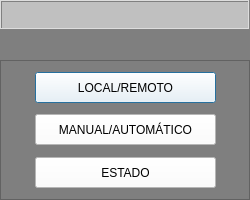
<?xml version="1.0" encoding="UTF-8"?>
<ui version="4.0">
 <class>HMDialog</class>
 <widget class="QDialog" name="HMDialog">
  <property name="geometry">
   <rect>
    <x>0</x>
    <y>0</y>
    <width>250</width>
    <height>200</height>
   </rect>
  </property>
  <property name="minimumSize">
   <size>
    <width>250</width>
    <height>150</height>
   </size>
  </property>
  <property name="windowTitle">
   <string>Dialog</string>
  </property>
  <property name="styleSheet">
   <string notr="true">background-color: rgb(127, 127, 127);</string>
  </property>
  <widget class="QFrame" name="frame_Title">
   <property name="geometry">
    <rect>
     <x>0</x>
     <y>0</y>
     <width>250</width>
     <height>30</height>
    </rect>
   </property>
   <property name="minimumSize">
    <size>
     <width>250</width>
     <height>30</height>
    </size>
   </property>
   <property name="styleSheet">
    <string notr="true">background-color: rgb(192, 192, 192);</string>
   </property>
   <property name="frameShape">
    <enum>QFrame::Box</enum>
   </property>
   <property name="frameShadow">
    <enum>QFrame::Raised</enum>
   </property>
   <layout class="QGridLayout" name="gridLayout">
    <property name="margin">
     <number>0</number>
    </property>
    <property name="spacing">
     <number>0</number>
    </property>
    <item row="0" column="0">
     <widget class="QLabel" name="lbTitle">
      <property name="font">
       <font>
        <pointsize>12</pointsize>
        <weight>75</weight>
        <bold>true</bold>
       </font>
      </property>
      <property name="styleSheet">
       <string notr="true">color: rgb(50, 50, 50);</string>
      </property>
      <property name="text">
       <string/>
      </property>
      <property name="alignment">
       <set>Qt::AlignCenter</set>
      </property>
      <property name="wordWrap">
       <bool>false</bool>
      </property>
     </widget>
    </item>
   </layout>
  </widget>
  <widget class="QLabel" name="lbSub">
   <property name="geometry">
    <rect>
     <x>0</x>
     <y>30</y>
     <width>250</width>
     <height>25</height>
    </rect>
   </property>
   <property name="minimumSize">
    <size>
     <width>250</width>
     <height>25</height>
    </size>
   </property>
   <property name="maximumSize">
    <size>
     <width>250</width>
     <height>25</height>
    </size>
   </property>
   <property name="font">
    <font>
     <pointsize>10</pointsize>
     <weight>75</weight>
     <bold>true</bold>
     <underline>true</underline>
    </font>
   </property>
   <property name="text">
    <string/>
   </property>
   <property name="alignment">
    <set>Qt::AlignCenter</set>
   </property>
  </widget>
  <widget class="QFrame" name="Frame_Content">
   <property name="geometry">
    <rect>
     <x>0</x>
     <y>60</y>
     <width>250</width>
     <height>140</height>
    </rect>
   </property>
   <property name="minimumSize">
    <size>
     <width>250</width>
     <height>140</height>
    </size>
   </property>
   <property name="frameShape">
    <enum>QFrame::StyledPanel</enum>
   </property>
   <property name="frameShadow">
    <enum>QFrame::Raised</enum>
   </property>
   <layout class="QGridLayout" name="gridLayout_2">
    <property name="margin">
     <number>0</number>
    </property>
    <property name="spacing">
     <number>0</number>
    </property>
    <item row="0" column="0">
     <layout class="QHBoxLayout" name="horizontalLayout">
      <property name="spacing">
       <number>0</number>
      </property>
      <item>
       <spacer name="horizontalSpacer">
        <property name="orientation">
         <enum>Qt::Horizontal</enum>
        </property>
        <property name="sizeHint" stdset="0">
         <size>
          <width>13</width>
          <height>20</height>
         </size>
        </property>
       </spacer>
      </item>
      <item>
       <layout class="QVBoxLayout" name="verticalLayout">
        <property name="spacing">
         <number>0</number>
        </property>
        <item>
         <spacer name="verticalSpacer_3">
          <property name="orientation">
           <enum>Qt::Vertical</enum>
          </property>
          <property name="sizeHint" stdset="0">
           <size>
            <width>20</width>
            <height>13</height>
           </size>
          </property>
         </spacer>
        </item>
        <item>
         <widget class="QPushButton" name="btnLR">
          <property name="minimumSize">
           <size>
            <width>181</width>
            <height>31</height>
           </size>
          </property>
          <property name="maximumSize">
           <size>
            <width>181</width>
            <height>31</height>
           </size>
          </property>
          <property name="styleSheet">
           <string notr="true">background-color: rgb(255, 255, 255);</string>
          </property>
          <property name="text">
           <string>LOCAL/REMOTO</string>
          </property>
         </widget>
        </item>
        <item>
         <spacer name="verticalSpacer">
          <property name="orientation">
           <enum>Qt::Vertical</enum>
          </property>
          <property name="sizeHint" stdset="0">
           <size>
            <width>20</width>
            <height>13</height>
           </size>
          </property>
         </spacer>
        </item>
        <item>
         <widget class="QPushButton" name="btnMA">
          <property name="minimumSize">
           <size>
            <width>181</width>
            <height>31</height>
           </size>
          </property>
          <property name="maximumSize">
           <size>
            <width>181</width>
            <height>31</height>
           </size>
          </property>
          <property name="styleSheet">
           <string notr="true">background-color: rgb(255, 255, 255);</string>
          </property>
          <property name="text">
           <string>MANUAL/AUTOMÁTICO</string>
          </property>
         </widget>
        </item>
        <item>
         <spacer name="verticalSpacer_2">
          <property name="orientation">
           <enum>Qt::Vertical</enum>
          </property>
          <property name="sizeHint" stdset="0">
           <size>
            <width>20</width>
            <height>13</height>
           </size>
          </property>
         </spacer>
        </item>
        <item>
         <widget class="QPushButton" name="btnEA">
          <property name="minimumSize">
           <size>
            <width>181</width>
            <height>31</height>
           </size>
          </property>
          <property name="maximumSize">
           <size>
            <width>181</width>
            <height>31</height>
           </size>
          </property>
          <property name="styleSheet">
           <string notr="true">background-color: rgb(255, 255, 255);</string>
          </property>
          <property name="text">
           <string>ESTADO</string>
          </property>
         </widget>
        </item>
        <item>
         <spacer name="verticalSpacer_4">
          <property name="orientation">
           <enum>Qt::Vertical</enum>
          </property>
          <property name="sizeHint" stdset="0">
           <size>
            <width>20</width>
            <height>13</height>
           </size>
          </property>
         </spacer>
        </item>
       </layout>
      </item>
      <item>
       <spacer name="horizontalSpacer_2">
        <property name="orientation">
         <enum>Qt::Horizontal</enum>
        </property>
        <property name="sizeHint" stdset="0">
         <size>
          <width>13</width>
          <height>20</height>
         </size>
        </property>
       </spacer>
      </item>
     </layout>
    </item>
   </layout>
  </widget>
  <widget class="QFrame" name="Frame_LR">
   <property name="geometry">
    <rect>
     <x>0</x>
     <y>60</y>
     <width>250</width>
     <height>140</height>
    </rect>
   </property>
   <property name="minimumSize">
    <size>
     <width>250</width>
     <height>140</height>
    </size>
   </property>
   <property name="maximumSize">
    <size>
     <width>250</width>
     <height>140</height>
    </size>
   </property>
   <property name="frameShape">
    <enum>QFrame::StyledPanel</enum>
   </property>
   <property name="frameShadow">
    <enum>QFrame::Raised</enum>
   </property>
   <layout class="QGridLayout" name="gridLayout_3">
    <item row="0" column="0">
     <layout class="QHBoxLayout" name="horizontalLayout_2">
      <item>
       <spacer name="horizontalSpacer_3">
        <property name="orientation">
         <enum>Qt::Horizontal</enum>
        </property>
        <property name="sizeHint" stdset="0">
         <size>
          <width>13</width>
          <height>20</height>
         </size>
        </property>
       </spacer>
      </item>
      <item>
       <layout class="QVBoxLayout" name="verticalLayout_2">
        <item>
         <spacer name="verticalSpacer_5">
          <property name="orientation">
           <enum>Qt::Vertical</enum>
          </property>
          <property name="sizeHint" stdset="0">
           <size>
            <width>20</width>
            <height>13</height>
           </size>
          </property>
         </spacer>
        </item>
        <item>
         <widget class="QRadioButton" name="rdb_LR_Local">
          <property name="minimumSize">
           <size>
            <width>120</width>
            <height>20</height>
           </size>
          </property>
          <property name="maximumSize">
           <size>
            <width>120</width>
            <height>20</height>
           </size>
          </property>
          <property name="font">
           <font>
            <pointsize>10</pointsize>
            <weight>75</weight>
            <bold>true</bold>
           </font>
          </property>
          <property name="layoutDirection">
           <enum>Qt::RightToLeft</enum>
          </property>
          <property name="styleSheet">
           <string notr="true">color: rgb(255, 255, 255);</string>
          </property>
          <property name="text">
           <string>LOCAL</string>
          </property>
         </widget>
        </item>
        <item>
         <spacer name="verticalSpacer_6">
          <property name="orientation">
           <enum>Qt::Vertical</enum>
          </property>
          <property name="sizeHint" stdset="0">
           <size>
            <width>20</width>
            <height>13</height>
           </size>
          </property>
         </spacer>
        </item>
        <item>
         <widget class="QRadioButton" name="rdb_LR_Remoto">
          <property name="minimumSize">
           <size>
            <width>120</width>
            <height>20</height>
           </size>
          </property>
          <property name="maximumSize">
           <size>
            <width>120</width>
            <height>20</height>
           </size>
          </property>
          <property name="font">
           <font>
            <pointsize>10</pointsize>
            <weight>75</weight>
            <bold>true</bold>
           </font>
          </property>
          <property name="layoutDirection">
           <enum>Qt::RightToLeft</enum>
          </property>
          <property name="styleSheet">
           <string notr="true">color: rgb(255, 255, 255);</string>
          </property>
          <property name="text">
           <string>REMOTO</string>
          </property>
         </widget>
        </item>
        <item>
         <spacer name="verticalSpacer_7">
          <property name="orientation">
           <enum>Qt::Vertical</enum>
          </property>
          <property name="sizeHint" stdset="0">
           <size>
            <width>20</width>
            <height>13</height>
           </size>
          </property>
         </spacer>
        </item>
       </layout>
      </item>
      <item>
       <spacer name="horizontalSpacer_4">
        <property name="orientation">
         <enum>Qt::Horizontal</enum>
        </property>
        <property name="sizeHint" stdset="0">
         <size>
          <width>13</width>
          <height>20</height>
         </size>
        </property>
       </spacer>
      </item>
     </layout>
    </item>
   </layout>
  </widget>
  <widget class="QFrame" name="Frame_MA">
   <property name="geometry">
    <rect>
     <x>0</x>
     <y>60</y>
     <width>250</width>
     <height>140</height>
    </rect>
   </property>
   <property name="minimumSize">
    <size>
     <width>250</width>
     <height>140</height>
    </size>
   </property>
   <property name="maximumSize">
    <size>
     <width>250</width>
     <height>140</height>
    </size>
   </property>
   <property name="frameShape">
    <enum>QFrame::StyledPanel</enum>
   </property>
   <property name="frameShadow">
    <enum>QFrame::Raised</enum>
   </property>
   <layout class="QGridLayout" name="gridLayout_4">
    <item row="0" column="0">
     <layout class="QHBoxLayout" name="horizontalLayout_3">
      <item>
       <spacer name="horizontalSpacer_5">
        <property name="orientation">
         <enum>Qt::Horizontal</enum>
        </property>
        <property name="sizeHint" stdset="0">
         <size>
          <width>13</width>
          <height>20</height>
         </size>
        </property>
       </spacer>
      </item>
      <item>
       <layout class="QVBoxLayout" name="verticalLayout_3">
        <item>
         <spacer name="verticalSpacer_8">
          <property name="orientation">
           <enum>Qt::Vertical</enum>
          </property>
          <property name="sizeHint" stdset="0">
           <size>
            <width>20</width>
            <height>13</height>
           </size>
          </property>
         </spacer>
        </item>
        <item>
         <widget class="QRadioButton" name="rdb_MA_Manual">
          <property name="minimumSize">
           <size>
            <width>120</width>
            <height>20</height>
           </size>
          </property>
          <property name="maximumSize">
           <size>
            <width>120</width>
            <height>20</height>
           </size>
          </property>
          <property name="font">
           <font>
            <pointsize>10</pointsize>
            <weight>75</weight>
            <bold>true</bold>
           </font>
          </property>
          <property name="layoutDirection">
           <enum>Qt::RightToLeft</enum>
          </property>
          <property name="styleSheet">
           <string notr="true">color: rgb(255, 255, 255);</string>
          </property>
          <property name="text">
           <string>MANUAL</string>
          </property>
         </widget>
        </item>
        <item>
         <spacer name="verticalSpacer_9">
          <property name="orientation">
           <enum>Qt::Vertical</enum>
          </property>
          <property name="sizeHint" stdset="0">
           <size>
            <width>20</width>
            <height>13</height>
           </size>
          </property>
         </spacer>
        </item>
        <item>
         <widget class="QRadioButton" name="rdb_MA_Auto">
          <property name="minimumSize">
           <size>
            <width>120</width>
            <height>20</height>
           </size>
          </property>
          <property name="maximumSize">
           <size>
            <width>120</width>
            <height>20</height>
           </size>
          </property>
          <property name="font">
           <font>
            <pointsize>10</pointsize>
            <weight>75</weight>
            <bold>true</bold>
           </font>
          </property>
          <property name="layoutDirection">
           <enum>Qt::RightToLeft</enum>
          </property>
          <property name="styleSheet">
           <string notr="true">color: rgb(255, 255, 255);</string>
          </property>
          <property name="text">
           <string>AUTOMÁTICO</string>
          </property>
         </widget>
        </item>
        <item>
         <spacer name="verticalSpacer_10">
          <property name="orientation">
           <enum>Qt::Vertical</enum>
          </property>
          <property name="sizeHint" stdset="0">
           <size>
            <width>20</width>
            <height>13</height>
           </size>
          </property>
         </spacer>
        </item>
       </layout>
      </item>
      <item>
       <spacer name="horizontalSpacer_6">
        <property name="orientation">
         <enum>Qt::Horizontal</enum>
        </property>
        <property name="sizeHint" stdset="0">
         <size>
          <width>13</width>
          <height>20</height>
         </size>
        </property>
       </spacer>
      </item>
     </layout>
    </item>
   </layout>
  </widget>
  <widget class="QFrame" name="Frame_EDO_1">
   <property name="geometry">
    <rect>
     <x>0</x>
     <y>60</y>
     <width>250</width>
     <height>140</height>
    </rect>
   </property>
   <property name="minimumSize">
    <size>
     <width>250</width>
     <height>140</height>
    </size>
   </property>
   <property name="maximumSize">
    <size>
     <width>250</width>
     <height>140</height>
    </size>
   </property>
   <property name="frameShape">
    <enum>QFrame::StyledPanel</enum>
   </property>
   <property name="frameShadow">
    <enum>QFrame::Raised</enum>
   </property>
   <layout class="QGridLayout" name="gridLayout_5">
    <item row="0" column="0">
     <layout class="QHBoxLayout" name="horizontalLayout_4">
      <item>
       <spacer name="horizontalSpacer_7">
        <property name="orientation">
         <enum>Qt::Horizontal</enum>
        </property>
        <property name="sizeHint" stdset="0">
         <size>
          <width>13</width>
          <height>20</height>
         </size>
        </property>
       </spacer>
      </item>
      <item>
       <layout class="QVBoxLayout" name="verticalLayout_4">
        <item>
         <spacer name="verticalSpacer_11">
          <property name="orientation">
           <enum>Qt::Vertical</enum>
          </property>
          <property name="sizeHint" stdset="0">
           <size>
            <width>20</width>
            <height>13</height>
           </size>
          </property>
         </spacer>
        </item>
        <item>
         <widget class="QRadioButton" name="rdb_EDO1_Open">
          <property name="minimumSize">
           <size>
            <width>120</width>
            <height>20</height>
           </size>
          </property>
          <property name="maximumSize">
           <size>
            <width>120</width>
            <height>20</height>
           </size>
          </property>
          <property name="font">
           <font>
            <pointsize>10</pointsize>
            <weight>75</weight>
            <bold>true</bold>
           </font>
          </property>
          <property name="layoutDirection">
           <enum>Qt::RightToLeft</enum>
          </property>
          <property name="styleSheet">
           <string notr="true">color: rgb(255, 255, 255);</string>
          </property>
          <property name="text">
           <string>ABIERTO</string>
          </property>
         </widget>
        </item>
        <item>
         <spacer name="verticalSpacer_12">
          <property name="orientation">
           <enum>Qt::Vertical</enum>
          </property>
          <property name="sizeHint" stdset="0">
           <size>
            <width>20</width>
            <height>13</height>
           </size>
          </property>
         </spacer>
        </item>
        <item>
         <widget class="QRadioButton" name="rdb_EDO1_Close">
          <property name="minimumSize">
           <size>
            <width>120</width>
            <height>20</height>
           </size>
          </property>
          <property name="maximumSize">
           <size>
            <width>120</width>
            <height>20</height>
           </size>
          </property>
          <property name="font">
           <font>
            <pointsize>10</pointsize>
            <weight>75</weight>
            <bold>true</bold>
           </font>
          </property>
          <property name="layoutDirection">
           <enum>Qt::RightToLeft</enum>
          </property>
          <property name="styleSheet">
           <string notr="true">color: rgb(255, 255, 255);</string>
          </property>
          <property name="text">
           <string>CERRADO</string>
          </property>
         </widget>
        </item>
        <item>
         <spacer name="verticalSpacer_13">
          <property name="orientation">
           <enum>Qt::Vertical</enum>
          </property>
          <property name="sizeHint" stdset="0">
           <size>
            <width>20</width>
            <height>13</height>
           </size>
          </property>
         </spacer>
        </item>
       </layout>
      </item>
      <item>
       <spacer name="horizontalSpacer_8">
        <property name="orientation">
         <enum>Qt::Horizontal</enum>
        </property>
        <property name="sizeHint" stdset="0">
         <size>
          <width>13</width>
          <height>20</height>
         </size>
        </property>
       </spacer>
      </item>
     </layout>
    </item>
   </layout>
  </widget>
  <widget class="QFrame" name="Frame_EDO_2">
   <property name="geometry">
    <rect>
     <x>0</x>
     <y>60</y>
     <width>250</width>
     <height>140</height>
    </rect>
   </property>
   <property name="minimumSize">
    <size>
     <width>250</width>
     <height>140</height>
    </size>
   </property>
   <property name="maximumSize">
    <size>
     <width>250</width>
     <height>140</height>
    </size>
   </property>
   <property name="frameShape">
    <enum>QFrame::StyledPanel</enum>
   </property>
   <property name="frameShadow">
    <enum>QFrame::Raised</enum>
   </property>
   <layout class="QGridLayout" name="gridLayout_6">
    <item row="0" column="0">
     <layout class="QHBoxLayout" name="horizontalLayout_5">
      <item>
       <spacer name="horizontalSpacer_9">
        <property name="orientation">
         <enum>Qt::Horizontal</enum>
        </property>
        <property name="sizeHint" stdset="0">
         <size>
          <width>13</width>
          <height>20</height>
         </size>
        </property>
       </spacer>
      </item>
      <item>
       <layout class="QVBoxLayout" name="verticalLayout_5">
        <item>
         <spacer name="verticalSpacer_14">
          <property name="orientation">
           <enum>Qt::Vertical</enum>
          </property>
          <property name="sizeHint" stdset="0">
           <size>
            <width>20</width>
            <height>13</height>
           </size>
          </property>
         </spacer>
        </item>
        <item>
         <widget class="QRadioButton" name="rdb_EDO2_Open">
          <property name="minimumSize">
           <size>
            <width>120</width>
            <height>20</height>
           </size>
          </property>
          <property name="maximumSize">
           <size>
            <width>120</width>
            <height>20</height>
           </size>
          </property>
          <property name="font">
           <font>
            <pointsize>10</pointsize>
            <weight>75</weight>
            <bold>true</bold>
           </font>
          </property>
          <property name="layoutDirection">
           <enum>Qt::RightToLeft</enum>
          </property>
          <property name="styleSheet">
           <string notr="true">color: rgb(255, 255, 255);</string>
          </property>
          <property name="text">
           <string>ENCENDIDO</string>
          </property>
         </widget>
        </item>
        <item>
         <spacer name="verticalSpacer_15">
          <property name="orientation">
           <enum>Qt::Vertical</enum>
          </property>
          <property name="sizeHint" stdset="0">
           <size>
            <width>20</width>
            <height>13</height>
           </size>
          </property>
         </spacer>
        </item>
        <item>
         <widget class="QRadioButton" name="rdb_EDO2_Close">
          <property name="minimumSize">
           <size>
            <width>120</width>
            <height>20</height>
           </size>
          </property>
          <property name="maximumSize">
           <size>
            <width>120</width>
            <height>20</height>
           </size>
          </property>
          <property name="font">
           <font>
            <pointsize>10</pointsize>
            <weight>75</weight>
            <bold>true</bold>
           </font>
          </property>
          <property name="layoutDirection">
           <enum>Qt::RightToLeft</enum>
          </property>
          <property name="styleSheet">
           <string notr="true">color: rgb(255, 255, 255);</string>
          </property>
          <property name="text">
           <string>APAGADO</string>
          </property>
         </widget>
        </item>
        <item>
         <spacer name="verticalSpacer_16">
          <property name="orientation">
           <enum>Qt::Vertical</enum>
          </property>
          <property name="sizeHint" stdset="0">
           <size>
            <width>20</width>
            <height>13</height>
           </size>
          </property>
         </spacer>
        </item>
       </layout>
      </item>
      <item>
       <spacer name="horizontalSpacer_10">
        <property name="orientation">
         <enum>Qt::Horizontal</enum>
        </property>
        <property name="sizeHint" stdset="0">
         <size>
          <width>13</width>
          <height>20</height>
         </size>
        </property>
       </spacer>
      </item>
     </layout>
    </item>
   </layout>
  </widget>
  <zorder>Frame_EDO_1</zorder>
  <zorder>Frame_MA</zorder>
  <zorder>Frame_LR</zorder>
  <zorder>Frame_EDO_2</zorder>
  <zorder>frame_Title</zorder>
  <zorder>lbSub</zorder>
  <zorder>Frame_Content</zorder>
 </widget>
 <resources/>
 <connections/>
</ui>
